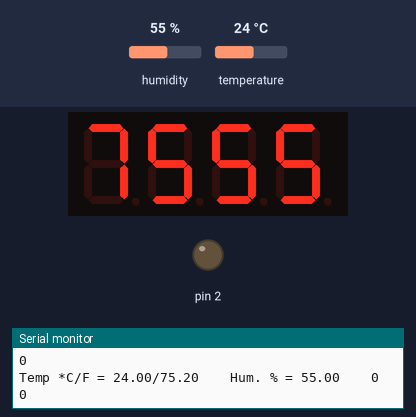
The sketch below on a simulated Arduino Leonardo, built with avr-gcc and run on an emulated ATmega32U4. On the bench: 4-digit seven-segment display, output pins drawn as LEDs (lit = HIGH), the last lines printed to the serial monitor. The inputs (shaded band) are chosen by the test bench; at power-on: humidity 55 %, temperature 24 °C.

Above: at 1.8 s.
1.9 s: humidity set to 59 %
3.6 s: humidity set to 62 %
At 4.7 s:
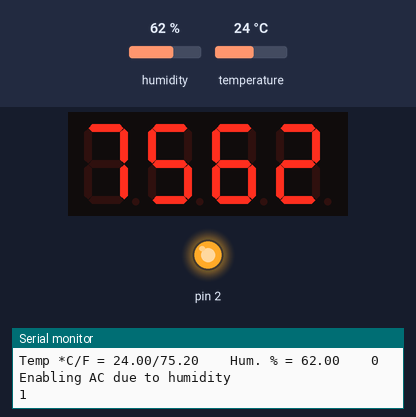
5.7 s: temperature set to 12 °C
At 7.1 s:
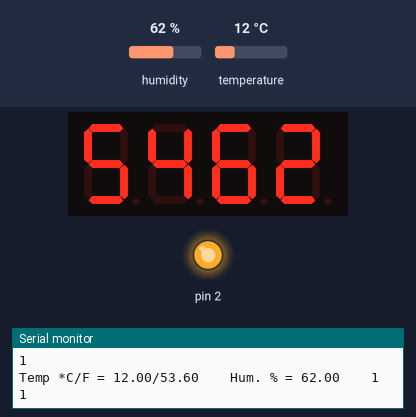
7.8 s: temperature set to 19 °C
At 9.5 s:
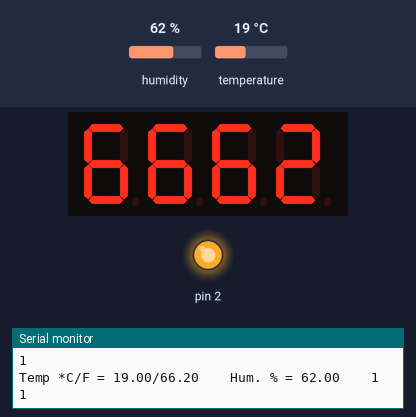
Timing chart, 0 to 10.9 s (numbered marks = the images above; inputs shaded):
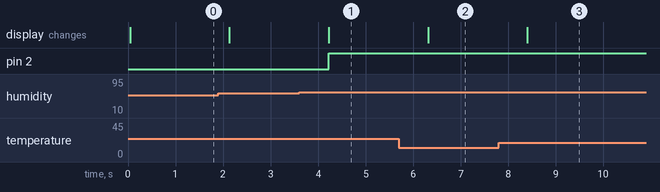

Measured:
- the behaviour switches between 60 and 61 % on humidity (found by bisection; images 0 and 1)
- after the input at 3.6 s, pin 2: LOW → HIGH after 0.63 s; the display: changes after 0.63 s (image 1)
- after the input at 5.7 s, the display: changes after 0.61 s (image 2)
- after the input at 7.8 s, the display: changes after 0.60 s (image 3)

The sketch:

ThermoHygroRelayControl.ino
```cpp
/***************************************************
  This is an example for the SHT31-D Humidity & Temp Sensor

  Designed specifically to work with the SHT31-D sensor from Adafruit
  ----> https://www.adafruit.com/products/2857

  These sensors use I2C to communicate, 2 pins are required to
  interface
 ****************************************************/

#include <Arduino.h>
#include <Wire.h>
#include "Adafruit_SHT31.h"
#include <Adafruit_GFX.h>
#include "Adafruit_LEDBackpack.h"
#include <math.h>


bool enableAC = false;
uint8_t loopCnt = 0;
int humiditySetPoint = 60;
int tempSetPoint = 85;
unsigned long int timeOfLastChange = 0;
unsigned long int millisDelayBetweenChange = 3UL*60UL*1000UL;
const int relayPin = PIN2;


Adafruit_SHT31 sht31 = Adafruit_SHT31();
Adafruit_AlphaNum4 alpha4 = Adafruit_AlphaNum4();

void setup() {
  Serial.begin(9600);

  pinMode(relayPin, OUTPUT);
  digitalWrite(relayPin, LOW);

  //while (!Serial)
  //  delay(10);     // will pause Zero, Leonardo, etc until serial console opens

  Serial.println("SHT31 test");
  if (! sht31.begin(0x44)) {   // Set to 0x45 for alternate i2c addr
    Serial.println("Couldn't find SHT31");
    while (1) delay(1);
    sht31.heater(false);
  }

  if (! alpha4.begin(0x70) ){
    Serial.println("Couldn't find alpha4");
    while(1) delay(1);
  }

  alpha4.clear();

}


void loop() {
  //Serial.println("loop");
  float t = sht31.readTemperature();
  float h = sht31.readHumidity();
  // convert to farenheit
  float tf = t*1.8 + 32;

  if (! isnan(t)) {  // check if 'is not a number'
    Serial.print("Temp *C/F = "); Serial.print(t); Serial.print("/"); Serial.print(tf); Serial.print("\t\t");
  } else {
    Serial.println("Failed to read temperature");
  }

  if (! isnan(h)) {  // check if 'is not a number'
    Serial.print("Hum. % = "); Serial.print(h); Serial.print("\t\t"); Serial.println(enableAC);
  } else {
    Serial.println("Failed to read humidity");
  }

  String temperatureString = String(round(tf));
  String humidityString = String(round(h));

  // first 2 digits temp
  alpha4.writeDigitAscii(0, temperatureString.charAt(0));
  alpha4.writeDigitAscii(1, temperatureString.charAt(1));
  // last 2 digits humidity
  alpha4.writeDigitAscii(2, humidityString.charAt(0));
  alpha4.writeDigitAscii(3, humidityString.charAt(1));
  // update what is displayed
  alpha4.writeDisplay();

  unsigned long int timeSinceLastChange = millis()-timeOfLastChange;
  if(timeOfLastChange == 0){
    timeSinceLastChange = millisDelayBetweenChange+1;
  }
  if(h > humiditySetPoint && timeSinceLastChange > millisDelayBetweenChange){

    enableAC = true;
    Serial.println("Enabling AC due to humidity");
    timeOfLastChange = millis();
  }
  if(tf > tempSetPoint && timeSinceLastChange > millisDelayBetweenChange){
    enableAC = true;
    Serial.println("Enabling AC due to temperature");
    timeOfLastChange = millis();
  }

  if(h < (humiditySetPoint - 2) && tf < (tempSetPoint - 2) && timeSinceLastChange > millisDelayBetweenChange && enableAC == true){
    enableAC = false;
    Serial.println("Disabling AC");
    timeOfLastChange = millis();
  }
  Serial.println(enableAC ? HIGH : LOW);
  digitalWrite(relayPin, enableAC ? HIGH : LOW);
  //Serial.println(timeSinceLastChange);
  //Serial.println(timeOfLastChange);
  //Serial.println(millisDelayBetweenChange);
  if (loopCnt >= 30) {
    loopCnt = 0;
  }

  loopCnt++;
  delay(1000);
}
```
